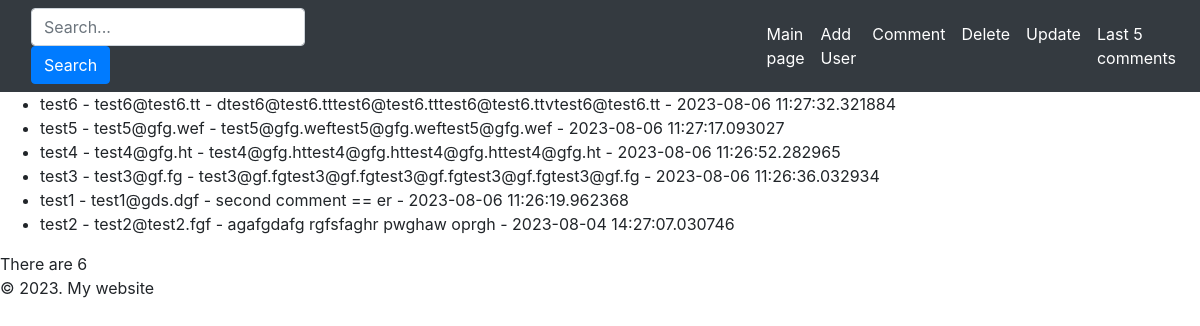
Before: / with the older database file.
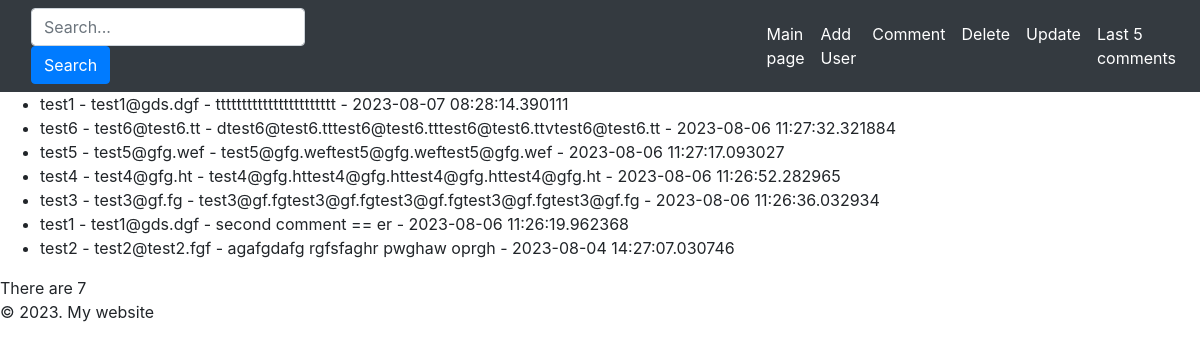
After: the same page with the newer database file.
### app.py (models this page shows, shortened)
class UserComments(db.Model):
    id = db.Column(db.Integer, primary_key=True)
    username = db.Column(db.String(100), nullable=False)
    user_email = db.Column(db.String(100), nullable=False)
    password = db.Column(db.String(100), nullable=False)
    comment = db.Column(db.String(1000), nullable=False)
    date_posted = db.Column(db.DateTime, default=datetime.utcnow)

### app.py (the view)
@app.route('/')
def index():
    users = UserComments.query.order_by(UserComments.date_posted.desc()).all()
    count_comments = UserComments.query.count()
    return render_template('index.html', users=users, count_comments=count_comments)

### templates/index.html (shortened to what this page needs)
{% include 'navbar.html' %}
{% block content %}
{% include 'base.html' %}
{% endblock %}

### templates/base.html (shortened to what this page needs)
<!DOCTYPE html>
<html lang="en">
<head>
</head>
<body>
<ul>
    {% for user in users %}
        <li>{{ user.username }} - {{ user.user_email }} - {{ user.comment }} - {{ user.date_posted }}</li>
    {% endfor %}
</ul>
    <a>There are {{ count_comments }}</a><br>
    <footer>
        <p>© 2023. My website</p>
    </footer>
</body>
</html>

Changed rows visible on the page:
added UserComments: username "test1", user_email "test1@gds.dgf", comment "ttttttttttttttttttttttt", date_posted "2023-08-07 08:28:14.390111"
Other visible differences:
{{ count_comments }}: "6" → "7"
